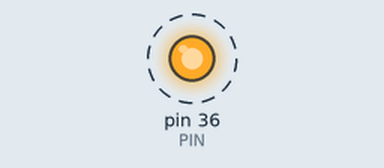
The sketch below on a simulated Arduino Mega 2560, built with avr-gcc and run on an emulated ATmega2560. Shown: output pins drawn as LEDs (lit = HIGH). Dashed ring = blinking.

Above: at 0.5 s.
Timing chart, 0 to 4.6 s (numbered marks = the images above):
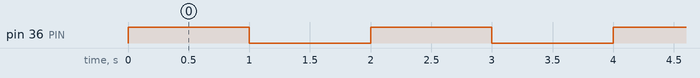

Measured:
- by itself, pin 36 (PIN): alternates HIGH for 1.0 s and LOW for 1.0 s

The sketch:

Leds.ino
```cpp
// Die angestuerte Led blinkt im Sekundentakt

// Boostknöpfe: Gelb 22, Rot 24, Grün 26, Lila 28
// Alte Leds: 36

#define PIN 36

void setup(){
  pinMode(PIN, OUTPUT);
}

void loop(){
  digitalWrite(PIN, HIGH);
  delay(1000);
  digitalWrite(PIN, LOW);
  delay(1000);
}
```
